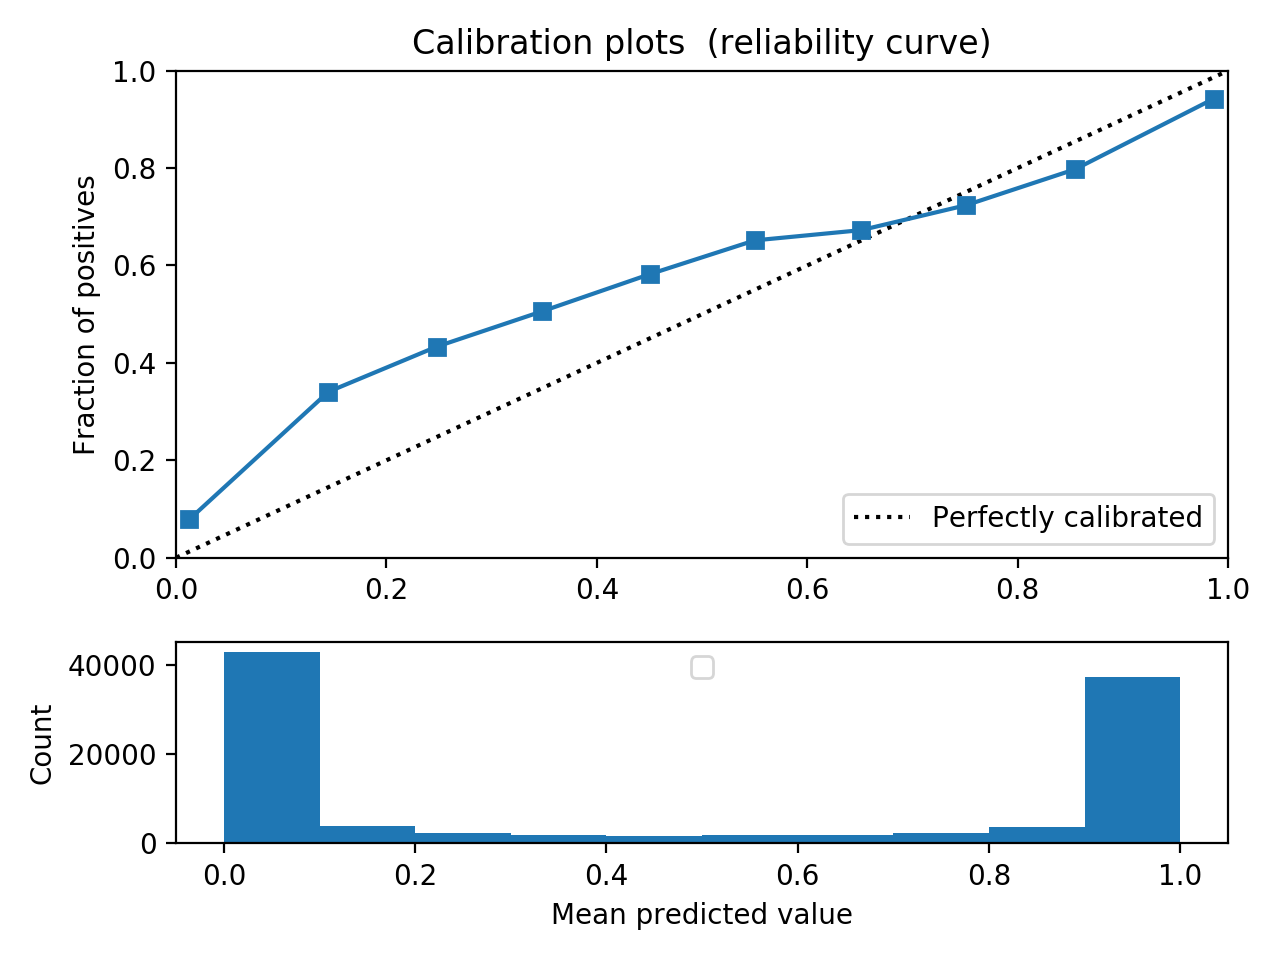

Recreate this plot in Python.
# vim: tabstop=8 expandtab shiftwidth=4 softtabstop=4

import numpy as np

np.random.seed(123)

import matplotlib.pyplot as plt
from sklearn import datasets
from scipy.optimize import fmin_bfgs
from sklearn.svm import LinearSVC
from sklearn.calibration import calibration_curve
from sklearn.base import TransformerMixin


class PlattScaler(TransformerMixin):
    """ Perform Platt Scaling.
    Based on Platt 1999
    """

    def __init__(self):
        pass

    def fit(self, f, y):
        """ Fit Platt model.
        This method takes in the classifier outputs and the true labels,
        and fits a scaling model to convert classifier outputs to true
        probabilities. Sticks with Platt's weird notation throughout.

            f: classifier outputs
            y: true labels
        """
        eps = np.finfo(np.float).tiny  # to avoid division by 0 warning

        # Bayes priors
        prior0 = float(np.sum(y <= 0))
        prior1 = y.shape[0] - prior0
        T = np.zeros(y.shape)
        T[y > 0] = (prior1 + 1.) / (prior1 + 2.)
        T[y <= 0] = 1. / (prior0 + 2.)
        T1 = 1. - T

        def objective(theta):
            A, B = theta
            E = np.exp(A * f + B)
            P = 1. / (1. + E)
            l = -(T * np.log(P + eps) + T1 * np.log(1. - P + eps))
            return l.sum()

        def grad(theta):
            A, B = theta
            E = np.exp(A * f + B)
            P = 1. / (1. + E)
            TEP_minus_T1P = P * (T * E - T1)
            dA = np.dot(TEP_minus_T1P, f)
            dB = np.sum(TEP_minus_T1P)
            return np.array([dA, dB])

        AB0 = np.array([0., np.log((prior0 + 1.) / (prior1 + 1.))])
        self.A_, self.B_ = fmin_bfgs(objective, AB0, fprime=grad, disp=False)


    def transform(self, f):
        """
        Given a set of classifer outputs return probs.
        """
        return 1. / (1. + np.exp(self.A_ * f + self.B_))

    def fit_transform(self, f, y):
        self.fit(f, y)
        return self.transform(f)




def plot_calibration_curve(y, p):

    fraction_of_positives, mean_predicted_value = calibration_curve(
        y, p, n_bins=10
    )

    plt.figure()
    ax1 = plt.subplot2grid((3, 1), (0, 0), rowspan=2)
    ax2 = plt.subplot2grid((3, 1), (2, 0))

    ax1.plot([0, 1], [0, 1], "k:", label="Perfectly calibrated")
    fraction_of_positives, mean_predicted_value = \
        calibration_curve(y, p, n_bins=10)

    ax1.plot(mean_predicted_value, fraction_of_positives, "s-")

    ax2.hist(p, range=(0, 1), bins=10,
             histtype="stepfilled", lw=2)

    ax1.set_ylabel("Fraction of positives")
    ax1.set_ylim([0, 1.])
    ax1.set_xlim([0, 1.])
    ax1.legend(loc="lower right")
    ax1.set_title('Calibration plots  (reliability curve)')

    ax2.set_xlabel("Mean predicted value")
    ax2.set_ylabel("Count")
    ax2.legend(loc="upper center", ncol=2)

    plt.tight_layout()
    plt.show()

if __name__ == '__main__':

    X, y = datasets.make_classification(
        n_samples=100000, n_features=20, n_informative=2, n_redundant=2
    )

    train_samples = 100  # Samples used for training the models

    X_train = X[:train_samples]
    X_test = X[train_samples:]
    y_train = y[:train_samples]
    y_test = y[train_samples:]


    svc = LinearSVC(C=1.0)
    pls = PlattScaler()


    svc.fit(X_train, y_train)
    df_train = svc.decision_function(X_train)

    pls.fit(df_train, y_train)

    df_test = svc.decision_function(X_test)

    prob_pos = pls.transform(df_test)
    plot_calibration_curve(y_test, prob_pos)
